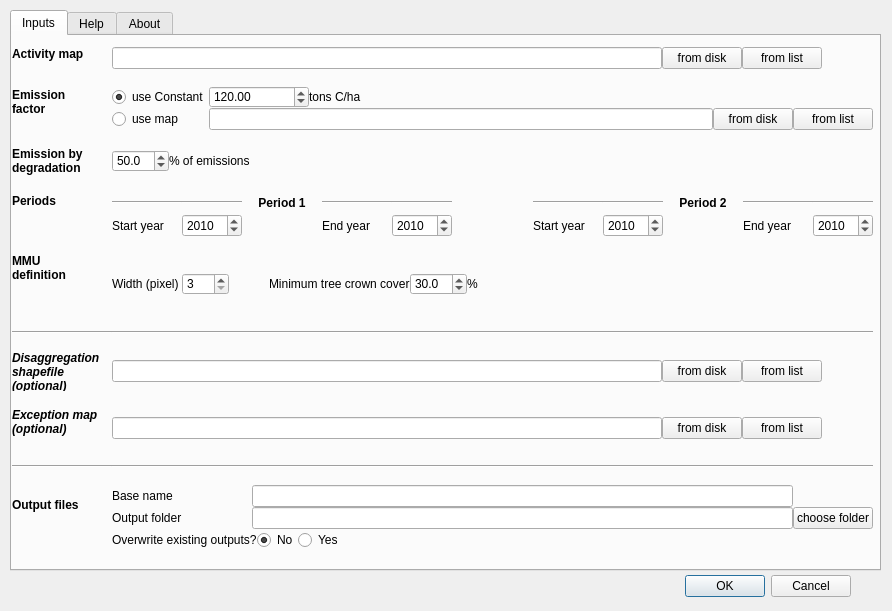
<?xml version="1.0" encoding="UTF-8"?>
<ui version="4.0">
 <class>CarboramaDialogBase</class>
 <widget class="QDialog" name="CarboramaDialogBase">
  <property name="geometry">
   <rect>
    <x>0</x>
    <y>0</y>
    <width>892</width>
    <height>611</height>
   </rect>
  </property>
  <property name="windowTitle">
   <string>Carborama</string>
  </property>
  <widget class="QDialogButtonBox" name="button_box">
   <property name="geometry">
    <rect>
     <x>510</x>
     <y>570</y>
     <width>341</width>
     <height>32</height>
    </rect>
   </property>
   <property name="orientation">
    <enum>Qt::Horizontal</enum>
   </property>
   <property name="standardButtons">
    <set>QDialogButtonBox::Cancel|QDialogButtonBox::Ok</set>
   </property>
  </widget>
  <widget class="QTabWidget" name="tabWidget">
   <property name="geometry">
    <rect>
     <x>10</x>
     <y>10</y>
     <width>871</width>
     <height>561</height>
    </rect>
   </property>
   <property name="currentIndex">
    <number>0</number>
   </property>
   <widget class="QWidget" name="tabInputs">
    <attribute name="title">
     <string>Inputs</string>
    </attribute>
    <widget class="QWidget" name="gridLayoutWidget">
     <property name="geometry">
      <rect>
       <x>0</x>
       <y>0</y>
       <width>861</width>
       <height>531</height>
      </rect>
     </property>
     <layout class="QGridLayout" name="gridLayout">
      <property name="horizontalSpacing">
       <number>0</number>
      </property>
      <item row="0" column="1">
       <layout class="QHBoxLayout" name="horizontalLayout_3">
        <item>
         <widget class="QLineEdit" name="lineActivityMap">
          <property name="minimumSize">
           <size>
            <width>550</width>
            <height>22</height>
           </size>
          </property>
          <property name="maximumSize">
           <size>
            <width>550</width>
            <height>22</height>
           </size>
          </property>
         </widget>
        </item>
        <item>
         <widget class="QPushButton" name="buttonActivityMapDisk">
          <property name="minimumSize">
           <size>
            <width>80</width>
            <height>22</height>
           </size>
          </property>
          <property name="maximumSize">
           <size>
            <width>100</width>
            <height>22</height>
           </size>
          </property>
          <property name="text">
           <string>from disk</string>
          </property>
         </widget>
        </item>
        <item>
         <widget class="QPushButton" name="buttonActivityMapRegistry">
          <property name="minimumSize">
           <size>
            <width>80</width>
            <height>22</height>
           </size>
          </property>
          <property name="maximumSize">
           <size>
            <width>100</width>
            <height>22</height>
           </size>
          </property>
          <property name="text">
           <string>from list</string>
          </property>
         </widget>
        </item>
        <item>
         <spacer name="horizontalSpacer_9">
          <property name="orientation">
           <enum>Qt::Horizontal</enum>
          </property>
          <property name="sizeHint" stdset="0">
           <size>
            <width>40</width>
            <height>20</height>
           </size>
          </property>
         </spacer>
        </item>
       </layout>
      </item>
      <item row="7" column="1">
       <layout class="QHBoxLayout" name="horizontalLayout_6">
        <item>
         <widget class="QLineEdit" name="lineExceptShp">
          <property name="minimumSize">
           <size>
            <width>550</width>
            <height>22</height>
           </size>
          </property>
          <property name="maximumSize">
           <size>
            <width>550</width>
            <height>22</height>
           </size>
          </property>
         </widget>
        </item>
        <item>
         <widget class="QPushButton" name="buttonExceptShpDisk">
          <property name="minimumSize">
           <size>
            <width>0</width>
            <height>22</height>
           </size>
          </property>
          <property name="maximumSize">
           <size>
            <width>100</width>
            <height>22</height>
           </size>
          </property>
          <property name="text">
           <string>from disk</string>
          </property>
         </widget>
        </item>
        <item>
         <widget class="QPushButton" name="pushButton_9">
          <property name="maximumSize">
           <size>
            <width>100</width>
            <height>22</height>
           </size>
          </property>
          <property name="text">
           <string>from list</string>
          </property>
         </widget>
        </item>
        <item>
         <spacer name="horizontalSpacer_11">
          <property name="orientation">
           <enum>Qt::Horizontal</enum>
          </property>
          <property name="sizeHint" stdset="0">
           <size>
            <width>40</width>
            <height>20</height>
           </size>
          </property>
         </spacer>
        </item>
       </layout>
      </item>
      <item row="6" column="1">
       <layout class="QHBoxLayout" name="horizontalLayout_5">
        <item>
         <widget class="QLineEdit" name="lineDisagShp">
          <property name="minimumSize">
           <size>
            <width>550</width>
            <height>22</height>
           </size>
          </property>
          <property name="maximumSize">
           <size>
            <width>550</width>
            <height>22</height>
           </size>
          </property>
         </widget>
        </item>
        <item>
         <widget class="QPushButton" name="buttonDisagShpDisk">
          <property name="minimumSize">
           <size>
            <width>0</width>
            <height>22</height>
           </size>
          </property>
          <property name="maximumSize">
           <size>
            <width>100</width>
            <height>22</height>
           </size>
          </property>
          <property name="text">
           <string>from disk</string>
          </property>
          <property name="flat">
           <bool>false</bool>
          </property>
         </widget>
        </item>
        <item>
         <widget class="QPushButton" name="pushButton_8">
          <property name="maximumSize">
           <size>
            <width>100</width>
            <height>22</height>
           </size>
          </property>
          <property name="text">
           <string>from list</string>
          </property>
         </widget>
        </item>
        <item>
         <spacer name="horizontalSpacer_10">
          <property name="orientation">
           <enum>Qt::Horizontal</enum>
          </property>
          <property name="sizeHint" stdset="0">
           <size>
            <width>40</width>
            <height>20</height>
           </size>
          </property>
         </spacer>
        </item>
       </layout>
      </item>
      <item row="2" column="1">
       <layout class="QHBoxLayout" name="horizontalLayout_2">
        <item>
         <widget class="QDoubleSpinBox" name="spEmissionFraction">
          <property name="minimumSize">
           <size>
            <width>50</width>
            <height>0</height>
           </size>
          </property>
          <property name="maximumSize">
           <size>
            <width>16777215</width>
            <height>22</height>
           </size>
          </property>
          <property name="decimals">
           <number>1</number>
          </property>
          <property name="maximum">
           <double>100.000000000000000</double>
          </property>
          <property name="value">
           <double>50.000000000000000</double>
          </property>
         </widget>
        </item>
        <item>
         <widget class="QLabel" name="label_10">
          <property name="maximumSize">
           <size>
            <width>16777215</width>
            <height>22</height>
           </size>
          </property>
          <property name="text">
           <string>% of emissions</string>
          </property>
         </widget>
        </item>
        <item>
         <spacer name="horizontalSpacer_5">
          <property name="orientation">
           <enum>Qt::Horizontal</enum>
          </property>
          <property name="sizeHint" stdset="0">
           <size>
            <width>40</width>
            <height>20</height>
           </size>
          </property>
         </spacer>
        </item>
       </layout>
      </item>
      <item row="3" column="0">
       <widget class="QLabel" name="label_5">
        <property name="maximumSize">
         <size>
          <width>100</width>
          <height>40</height>
         </size>
        </property>
        <property name="font">
         <font>
          <weight>75</weight>
          <bold>true</bold>
         </font>
        </property>
        <property name="text">
         <string>Periods</string>
        </property>
        <property name="alignment">
         <set>Qt::AlignLeading|Qt::AlignLeft|Qt::AlignTop</set>
        </property>
       </widget>
      </item>
      <item row="2" column="0">
       <widget class="QLabel" name="label_9">
        <property name="maximumSize">
         <size>
          <width>100</width>
          <height>40</height>
         </size>
        </property>
        <property name="font">
         <font>
          <weight>75</weight>
          <bold>true</bold>
         </font>
        </property>
        <property name="text">
         <string>Emission by degradation</string>
        </property>
        <property name="alignment">
         <set>Qt::AlignLeading|Qt::AlignLeft|Qt::AlignTop</set>
        </property>
        <property name="wordWrap">
         <bool>true</bool>
        </property>
       </widget>
      </item>
      <item row="3" column="1">
       <layout class="QGridLayout" name="gridLayout_2">
        <item row="0" column="3">
         <widget class="Line" name="line_4">
          <property name="orientation">
           <enum>Qt::Horizontal</enum>
          </property>
         </widget>
        </item>
        <item row="0" column="4">
         <widget class="Line" name="line_5">
          <property name="orientation">
           <enum>Qt::Horizontal</enum>
          </property>
         </widget>
        </item>
        <item row="0" column="0">
         <widget class="Line" name="line">
          <property name="orientation">
           <enum>Qt::Horizontal</enum>
          </property>
         </widget>
        </item>
        <item row="0" column="1">
         <widget class="Line" name="line_2">
          <property name="orientation">
           <enum>Qt::Horizontal</enum>
          </property>
         </widget>
        </item>
        <item row="0" column="9">
         <widget class="Line" name="line_9">
          <property name="orientation">
           <enum>Qt::Horizontal</enum>
          </property>
         </widget>
        </item>
        <item row="0" column="6">
         <widget class="Line" name="line_6">
          <property name="orientation">
           <enum>Qt::Horizontal</enum>
          </property>
         </widget>
        </item>
        <item row="2" column="8">
         <spacer name="horizontalSpacer">
          <property name="orientation">
           <enum>Qt::Horizontal</enum>
          </property>
          <property name="sizeHint" stdset="0">
           <size>
            <width>40</width>
            <height>20</height>
           </size>
          </property>
         </spacer>
        </item>
        <item row="0" column="8">
         <widget class="QLabel" name="label_6">
          <property name="minimumSize">
           <size>
            <width>0</width>
            <height>22</height>
           </size>
          </property>
          <property name="maximumSize">
           <size>
            <width>16777215</width>
            <height>22</height>
           </size>
          </property>
          <property name="font">
           <font>
            <weight>75</weight>
            <bold>true</bold>
           </font>
          </property>
          <property name="text">
           <string>Period 2</string>
          </property>
          <property name="alignment">
           <set>Qt::AlignCenter</set>
          </property>
         </widget>
        </item>
        <item row="2" column="1">
         <widget class="QSpinBox" name="sbStartYY1">
          <property name="minimumSize">
           <size>
            <width>60</width>
            <height>22</height>
           </size>
          </property>
          <property name="minimum">
           <number>1970</number>
          </property>
          <property name="maximum">
           <number>2100</number>
          </property>
          <property name="value">
           <number>2010</number>
          </property>
         </widget>
        </item>
        <item row="2" column="6">
         <widget class="QLabel" name="labelStartYear2">
          <property name="minimumSize">
           <size>
            <width>70</width>
            <height>22</height>
           </size>
          </property>
          <property name="text">
           <string>Start year</string>
          </property>
         </widget>
        </item>
        <item row="2" column="2">
         <spacer name="horizontalSpacer_2">
          <property name="orientation">
           <enum>Qt::Horizontal</enum>
          </property>
          <property name="sizeHint" stdset="0">
           <size>
            <width>40</width>
            <height>20</height>
           </size>
          </property>
         </spacer>
        </item>
        <item row="2" column="0">
         <widget class="QLabel" name="labelStartYear1">
          <property name="minimumSize">
           <size>
            <width>70</width>
            <height>22</height>
           </size>
          </property>
          <property name="text">
           <string>Start year</string>
          </property>
         </widget>
        </item>
        <item row="2" column="5">
         <spacer name="horizontalSpacer_3">
          <property name="orientation">
           <enum>Qt::Horizontal</enum>
          </property>
          <property name="sizeHint" stdset="0">
           <size>
            <width>40</width>
            <height>20</height>
           </size>
          </property>
         </spacer>
        </item>
        <item row="2" column="7">
         <widget class="QSpinBox" name="sbStartYY2">
          <property name="minimumSize">
           <size>
            <width>60</width>
            <height>22</height>
           </size>
          </property>
          <property name="maximumSize">
           <size>
            <width>150</width>
            <height>16777215</height>
           </size>
          </property>
          <property name="minimum">
           <number>1970</number>
          </property>
          <property name="maximum">
           <number>2100</number>
          </property>
          <property name="value">
           <number>2010</number>
          </property>
         </widget>
        </item>
        <item row="2" column="3">
         <widget class="QLabel" name="label_8">
          <property name="minimumSize">
           <size>
            <width>70</width>
            <height>22</height>
           </size>
          </property>
          <property name="text">
           <string>End year</string>
          </property>
         </widget>
        </item>
        <item row="2" column="9">
         <widget class="QLabel" name="labelEndYear2">
          <property name="minimumSize">
           <size>
            <width>70</width>
            <height>22</height>
           </size>
          </property>
          <property name="text">
           <string>End year</string>
          </property>
         </widget>
        </item>
        <item row="2" column="4">
         <widget class="QSpinBox" name="sbEndYY1">
          <property name="minimumSize">
           <size>
            <width>60</width>
            <height>22</height>
           </size>
          </property>
          <property name="minimum">
           <number>1970</number>
          </property>
          <property name="maximum">
           <number>2100</number>
          </property>
          <property name="value">
           <number>2010</number>
          </property>
         </widget>
        </item>
        <item row="2" column="10">
         <widget class="QSpinBox" name="sbEndYY2">
          <property name="minimumSize">
           <size>
            <width>60</width>
            <height>22</height>
           </size>
          </property>
          <property name="minimum">
           <number>1970</number>
          </property>
          <property name="maximum">
           <number>2100</number>
          </property>
          <property name="value">
           <number>2010</number>
          </property>
         </widget>
        </item>
        <item row="0" column="7">
         <widget class="Line" name="line_7">
          <property name="orientation">
           <enum>Qt::Horizontal</enum>
          </property>
         </widget>
        </item>
        <item row="0" column="10">
         <widget class="Line" name="line_10">
          <property name="orientation">
           <enum>Qt::Horizontal</enum>
          </property>
         </widget>
        </item>
        <item row="0" column="2">
         <widget class="QLabel" name="label_4">
          <property name="minimumSize">
           <size>
            <width>0</width>
            <height>22</height>
           </size>
          </property>
          <property name="maximumSize">
           <size>
            <width>16777215</width>
            <height>22</height>
           </size>
          </property>
          <property name="font">
           <font>
            <weight>75</weight>
            <bold>true</bold>
           </font>
          </property>
          <property name="text">
           <string>Period 1</string>
          </property>
          <property name="alignment">
           <set>Qt::AlignCenter</set>
          </property>
         </widget>
        </item>
       </layout>
      </item>
      <item row="6" column="0">
       <widget class="QLabel" name="label_2">
        <property name="minimumSize">
         <size>
          <width>100</width>
          <height>40</height>
         </size>
        </property>
        <property name="maximumSize">
         <size>
          <width>100</width>
          <height>40</height>
         </size>
        </property>
        <property name="font">
         <font>
          <weight>75</weight>
          <italic>true</italic>
          <bold>true</bold>
         </font>
        </property>
        <property name="text">
         <string>Disaggregation shapefile (optional)</string>
        </property>
        <property name="alignment">
         <set>Qt::AlignLeading|Qt::AlignLeft|Qt::AlignTop</set>
        </property>
        <property name="wordWrap">
         <bool>true</bool>
        </property>
       </widget>
      </item>
      <item row="0" column="0">
       <widget class="QLabel" name="textActivityMap">
        <property name="maximumSize">
         <size>
          <width>100</width>
          <height>40</height>
         </size>
        </property>
        <property name="font">
         <font>
          <weight>75</weight>
          <bold>true</bold>
         </font>
        </property>
        <property name="text">
         <string>Activity map</string>
        </property>
        <property name="alignment">
         <set>Qt::AlignLeading|Qt::AlignLeft|Qt::AlignTop</set>
        </property>
       </widget>
      </item>
      <item row="7" column="0">
       <widget class="QLabel" name="label_3">
        <property name="minimumSize">
         <size>
          <width>0</width>
          <height>40</height>
         </size>
        </property>
        <property name="maximumSize">
         <size>
          <width>100</width>
          <height>40</height>
         </size>
        </property>
        <property name="font">
         <font>
          <weight>75</weight>
          <italic>true</italic>
          <bold>true</bold>
         </font>
        </property>
        <property name="text">
         <string>Exception map (optional)</string>
        </property>
        <property name="alignment">
         <set>Qt::AlignLeading|Qt::AlignLeft|Qt::AlignTop</set>
        </property>
        <property name="wordWrap">
         <bool>true</bool>
        </property>
       </widget>
      </item>
      <item row="1" column="0">
       <widget class="QLabel" name="label">
        <property name="maximumSize">
         <size>
          <width>80</width>
          <height>40</height>
         </size>
        </property>
        <property name="font">
         <font>
          <weight>75</weight>
          <bold>true</bold>
         </font>
        </property>
        <property name="text">
         <string>Emission factor</string>
        </property>
        <property name="alignment">
         <set>Qt::AlignLeading|Qt::AlignLeft|Qt::AlignTop</set>
        </property>
        <property name="wordWrap">
         <bool>true</bool>
        </property>
       </widget>
      </item>
      <item row="1" column="1">
       <layout class="QGridLayout" name="gridLayout_3">
        <item row="1" column="0">
         <widget class="QRadioButton" name="radioEmissionConstant">
          <property name="minimumSize">
           <size>
            <width>0</width>
            <height>22</height>
           </size>
          </property>
          <property name="maximumSize">
           <size>
            <width>16777215</width>
            <height>22</height>
           </size>
          </property>
          <property name="text">
           <string>use Constant</string>
          </property>
          <property name="checked">
           <bool>true</bool>
          </property>
          <attribute name="buttonGroup">
           <string notr="true">groupChooseEmissionValue</string>
          </attribute>
         </widget>
        </item>
        <item row="2" column="0">
         <widget class="QRadioButton" name="radioEmissionMap">
          <property name="minimumSize">
           <size>
            <width>0</width>
            <height>22</height>
           </size>
          </property>
          <property name="maximumSize">
           <size>
            <width>16777215</width>
            <height>22</height>
           </size>
          </property>
          <property name="text">
           <string>use map</string>
          </property>
          <attribute name="buttonGroup">
           <string notr="true">groupChooseEmissionValue</string>
          </attribute>
         </widget>
        </item>
        <item row="2" column="1">
         <widget class="QLineEdit" name="lineConversionMap">
          <property name="minimumSize">
           <size>
            <width>0</width>
            <height>22</height>
           </size>
          </property>
          <property name="maximumSize">
           <size>
            <width>16777215</width>
            <height>22</height>
           </size>
          </property>
         </widget>
        </item>
        <item row="2" column="2">
         <widget class="QPushButton" name="buttonEmissionMapDisk">
          <property name="minimumSize">
           <size>
            <width>0</width>
            <height>22</height>
           </size>
          </property>
          <property name="maximumSize">
           <size>
            <width>100</width>
            <height>22</height>
           </size>
          </property>
          <property name="text">
           <string>from disk</string>
          </property>
         </widget>
        </item>
        <item row="1" column="1">
         <layout class="QHBoxLayout" name="horizontalLayout">
          <item>
           <widget class="QDoubleSpinBox" name="spinBoxEmissionConstant">
            <property name="minimumSize">
             <size>
              <width>100</width>
              <height>22</height>
             </size>
            </property>
            <property name="maximumSize">
             <size>
              <width>16777215</width>
              <height>22</height>
             </size>
            </property>
            <property name="maximum">
             <double>10000.000000000000000</double>
            </property>
            <property name="value">
             <double>120.000000000000000</double>
            </property>
           </widget>
          </item>
          <item>
           <widget class="QLabel" name="label_7">
            <property name="minimumSize">
             <size>
              <width>0</width>
              <height>22</height>
             </size>
            </property>
            <property name="maximumSize">
             <size>
              <width>16777215</width>
              <height>22</height>
             </size>
            </property>
            <property name="text">
             <string>tons C/ha</string>
            </property>
           </widget>
          </item>
          <item>
           <spacer name="horizontalSpacer_4">
            <property name="orientation">
             <enum>Qt::Horizontal</enum>
            </property>
            <property name="sizeHint" stdset="0">
             <size>
              <width>40</width>
              <height>20</height>
             </size>
            </property>
           </spacer>
          </item>
         </layout>
        </item>
        <item row="2" column="3">
         <widget class="QPushButton" name="pushButton_7">
          <property name="maximumSize">
           <size>
            <width>100</width>
            <height>22</height>
           </size>
          </property>
          <property name="text">
           <string>from list</string>
          </property>
         </widget>
        </item>
       </layout>
      </item>
      <item row="4" column="0">
       <widget class="QLabel" name="label_11">
        <property name="minimumSize">
         <size>
          <width>0</width>
          <height>40</height>
         </size>
        </property>
        <property name="maximumSize">
         <size>
          <width>80</width>
          <height>60</height>
         </size>
        </property>
        <property name="font">
         <font>
          <weight>75</weight>
          <bold>true</bold>
         </font>
        </property>
        <property name="text">
         <string>MMU definition</string>
        </property>
        <property name="alignment">
         <set>Qt::AlignLeading|Qt::AlignLeft|Qt::AlignTop</set>
        </property>
        <property name="wordWrap">
         <bool>true</bool>
        </property>
       </widget>
      </item>
      <item row="9" column="0">
       <widget class="QLabel" name="label_14">
        <property name="maximumSize">
         <size>
          <width>100</width>
          <height>40</height>
         </size>
        </property>
        <property name="font">
         <font>
          <weight>75</weight>
          <bold>true</bold>
         </font>
        </property>
        <property name="text">
         <string>Output files</string>
        </property>
        <property name="alignment">
         <set>Qt::AlignLeading|Qt::AlignLeft|Qt::AlignTop</set>
        </property>
        <property name="wordWrap">
         <bool>true</bool>
        </property>
       </widget>
      </item>
      <item row="8" column="1">
       <widget class="Line" name="line_11">
        <property name="orientation">
         <enum>Qt::Horizontal</enum>
        </property>
       </widget>
      </item>
      <item row="5" column="0">
       <widget class="Line" name="line_12">
        <property name="orientation">
         <enum>Qt::Horizontal</enum>
        </property>
       </widget>
      </item>
      <item row="8" column="0">
       <widget class="Line" name="line_8">
        <property name="orientation">
         <enum>Qt::Horizontal</enum>
        </property>
       </widget>
      </item>
      <item row="5" column="1">
       <widget class="Line" name="line_3">
        <property name="orientation">
         <enum>Qt::Horizontal</enum>
        </property>
       </widget>
      </item>
      <item row="9" column="1">
       <layout class="QGridLayout" name="gridLayout_4">
        <item row="0" column="2">
         <layout class="QHBoxLayout" name="horizontalLayout_12">
          <item>
           <widget class="QLabel" name="label_15">
            <property name="minimumSize">
             <size>
              <width>140</width>
              <height>22</height>
             </size>
            </property>
            <property name="maximumSize">
             <size>
              <width>16777215</width>
              <height>22</height>
             </size>
            </property>
            <property name="text">
             <string>Base name</string>
            </property>
           </widget>
          </item>
          <item>
           <widget class="QLineEdit" name="lineBasename">
            <property name="minimumSize">
             <size>
              <width>0</width>
              <height>22</height>
             </size>
            </property>
           </widget>
          </item>
         </layout>
        </item>
        <item row="1" column="3">
         <widget class="QPushButton" name="buttonOutputFolder">
          <property name="minimumSize">
           <size>
            <width>0</width>
            <height>22</height>
           </size>
          </property>
          <property name="maximumSize">
           <size>
            <width>16777215</width>
            <height>22</height>
           </size>
          </property>
          <property name="text">
           <string>choose folder</string>
          </property>
         </widget>
        </item>
        <item row="2" column="2">
         <layout class="QHBoxLayout" name="horizontalLayout_11">
          <item>
           <widget class="QLabel" name="label_17">
            <property name="minimumSize">
             <size>
              <width>140</width>
              <height>22</height>
             </size>
            </property>
            <property name="text">
             <string>Overwrite existing outputs?</string>
            </property>
           </widget>
          </item>
          <item>
           <widget class="QRadioButton" name="rbOverwriteYes">
            <property name="minimumSize">
             <size>
              <width>0</width>
              <height>22</height>
             </size>
            </property>
            <property name="maximumSize">
             <size>
              <width>50</width>
              <height>16777215</height>
             </size>
            </property>
            <property name="text">
             <string>No</string>
            </property>
            <property name="checked">
             <bool>true</bool>
            </property>
            <attribute name="buttonGroup">
             <string notr="true">groupOverwrite</string>
            </attribute>
           </widget>
          </item>
          <item>
           <widget class="QRadioButton" name="rbOverwriteNo">
            <property name="minimumSize">
             <size>
              <width>0</width>
              <height>22</height>
             </size>
            </property>
            <property name="maximumSize">
             <size>
              <width>50</width>
              <height>16777215</height>
             </size>
            </property>
            <property name="text">
             <string>Yes</string>
            </property>
            <attribute name="buttonGroup">
             <string notr="true">groupOverwrite</string>
            </attribute>
           </widget>
          </item>
          <item>
           <spacer name="horizontalSpacer_8">
            <property name="orientation">
             <enum>Qt::Horizontal</enum>
            </property>
            <property name="sizeHint" stdset="0">
             <size>
              <width>40</width>
              <height>20</height>
             </size>
            </property>
           </spacer>
          </item>
         </layout>
        </item>
        <item row="1" column="2">
         <layout class="QHBoxLayout" name="horizontalLayout_13">
          <item>
           <widget class="QLabel" name="label_16">
            <property name="minimumSize">
             <size>
              <width>140</width>
              <height>22</height>
             </size>
            </property>
            <property name="maximumSize">
             <size>
              <width>16777215</width>
              <height>22</height>
             </size>
            </property>
            <property name="text">
             <string>Output folder</string>
            </property>
           </widget>
          </item>
          <item>
           <widget class="QLineEdit" name="lineOutputFolder">
            <property name="minimumSize">
             <size>
              <width>0</width>
              <height>22</height>
             </size>
            </property>
           </widget>
          </item>
         </layout>
        </item>
       </layout>
      </item>
      <item row="4" column="1">
       <layout class="QHBoxLayout" name="horizontalLayout_9">
        <item>
         <widget class="QLabel" name="label_12">
          <property name="minimumSize">
           <size>
            <width>70</width>
            <height>22</height>
           </size>
          </property>
          <property name="maximumSize">
           <size>
            <width>16777215</width>
            <height>22</height>
           </size>
          </property>
          <property name="text">
           <string>Width (pixel)</string>
          </property>
         </widget>
        </item>
        <item>
         <widget class="QSpinBox" name="sbMMUPixel">
          <property name="minimumSize">
           <size>
            <width>0</width>
            <height>22</height>
           </size>
          </property>
          <property name="maximumSize">
           <size>
            <width>50</width>
            <height>22</height>
           </size>
          </property>
          <property name="minimum">
           <number>3</number>
          </property>
          <property name="maximum">
           <number>100</number>
          </property>
         </widget>
        </item>
        <item>
         <spacer name="horizontalSpacer_6">
          <property name="orientation">
           <enum>Qt::Horizontal</enum>
          </property>
          <property name="sizeType">
           <enum>QSizePolicy::Maximum</enum>
          </property>
          <property name="sizeHint" stdset="0">
           <size>
            <width>40</width>
            <height>20</height>
           </size>
          </property>
         </spacer>
        </item>
        <item>
         <widget class="QLabel" name="label_13">
          <property name="minimumSize">
           <size>
            <width>0</width>
            <height>22</height>
           </size>
          </property>
          <property name="maximumSize">
           <size>
            <width>16777215</width>
            <height>22</height>
           </size>
          </property>
          <property name="text">
           <string>Minimum tree crown cover</string>
          </property>
         </widget>
        </item>
        <item>
         <widget class="QDoubleSpinBox" name="sbTreeFraction">
          <property name="minimumSize">
           <size>
            <width>50</width>
            <height>22</height>
           </size>
          </property>
          <property name="maximumSize">
           <size>
            <width>16777215</width>
            <height>22</height>
           </size>
          </property>
          <property name="decimals">
           <number>1</number>
          </property>
          <property name="value">
           <double>30.000000000000000</double>
          </property>
         </widget>
        </item>
        <item>
         <widget class="QLabel" name="label_18">
          <property name="text">
           <string>%</string>
          </property>
         </widget>
        </item>
        <item>
         <spacer name="horizontalSpacer_7">
          <property name="orientation">
           <enum>Qt::Horizontal</enum>
          </property>
          <property name="sizeHint" stdset="0">
           <size>
            <width>40</width>
            <height>20</height>
           </size>
          </property>
         </spacer>
        </item>
       </layout>
      </item>
     </layout>
    </widget>
   </widget>
   <widget class="QWidget" name="tabHelp">
    <attribute name="title">
     <string>Help</string>
    </attribute>
   </widget>
   <widget class="QWidget" name="tabAbout">
    <attribute name="title">
     <string>About</string>
    </attribute>
   </widget>
  </widget>
 </widget>
 <tabstops>
  <tabstop>tabWidget</tabstop>
  <tabstop>lineActivityMap</tabstop>
  <tabstop>buttonActivityMapDisk</tabstop>
  <tabstop>buttonActivityMapRegistry</tabstop>
  <tabstop>radioEmissionConstant</tabstop>
  <tabstop>spinBoxEmissionConstant</tabstop>
  <tabstop>radioEmissionMap</tabstop>
  <tabstop>lineConversionMap</tabstop>
  <tabstop>buttonEmissionMapDisk</tabstop>
  <tabstop>pushButton_7</tabstop>
  <tabstop>spEmissionFraction</tabstop>
  <tabstop>sbStartYY1</tabstop>
  <tabstop>sbEndYY1</tabstop>
  <tabstop>sbStartYY2</tabstop>
  <tabstop>sbEndYY2</tabstop>
  <tabstop>sbMMUPixel</tabstop>
  <tabstop>sbTreeFraction</tabstop>
  <tabstop>lineDisagShp</tabstop>
  <tabstop>buttonDisagShpDisk</tabstop>
  <tabstop>pushButton_8</tabstop>
  <tabstop>lineExceptShp</tabstop>
  <tabstop>buttonExceptShpDisk</tabstop>
  <tabstop>pushButton_9</tabstop>
  <tabstop>lineBasename</tabstop>
  <tabstop>lineOutputFolder</tabstop>
  <tabstop>buttonOutputFolder</tabstop>
  <tabstop>rbOverwriteYes</tabstop>
  <tabstop>rbOverwriteNo</tabstop>
  <tabstop>button_box</tabstop>
 </tabstops>
 <resources/>
 <connections>
  <connection>
   <sender>button_box</sender>
   <signal>accepted()</signal>
   <receiver>CarboramaDialogBase</receiver>
   <slot>accept()</slot>
   <hints>
    <hint type="sourcelabel">
     <x>20</x>
     <y>20</y>
    </hint>
    <hint type="destinationlabel">
     <x>20</x>
     <y>20</y>
    </hint>
   </hints>
  </connection>
  <connection>
   <sender>button_box</sender>
   <signal>rejected()</signal>
   <receiver>CarboramaDialogBase</receiver>
   <slot>reject()</slot>
   <hints>
    <hint type="sourcelabel">
     <x>20</x>
     <y>20</y>
    </hint>
    <hint type="destinationlabel">
     <x>20</x>
     <y>20</y>
    </hint>
   </hints>
  </connection>
 </connections>
 <buttongroups>
  <buttongroup name="groupOverwrite"/>
  <buttongroup name="groupChooseEmissionValue"/>
 </buttongroups>
</ui>
